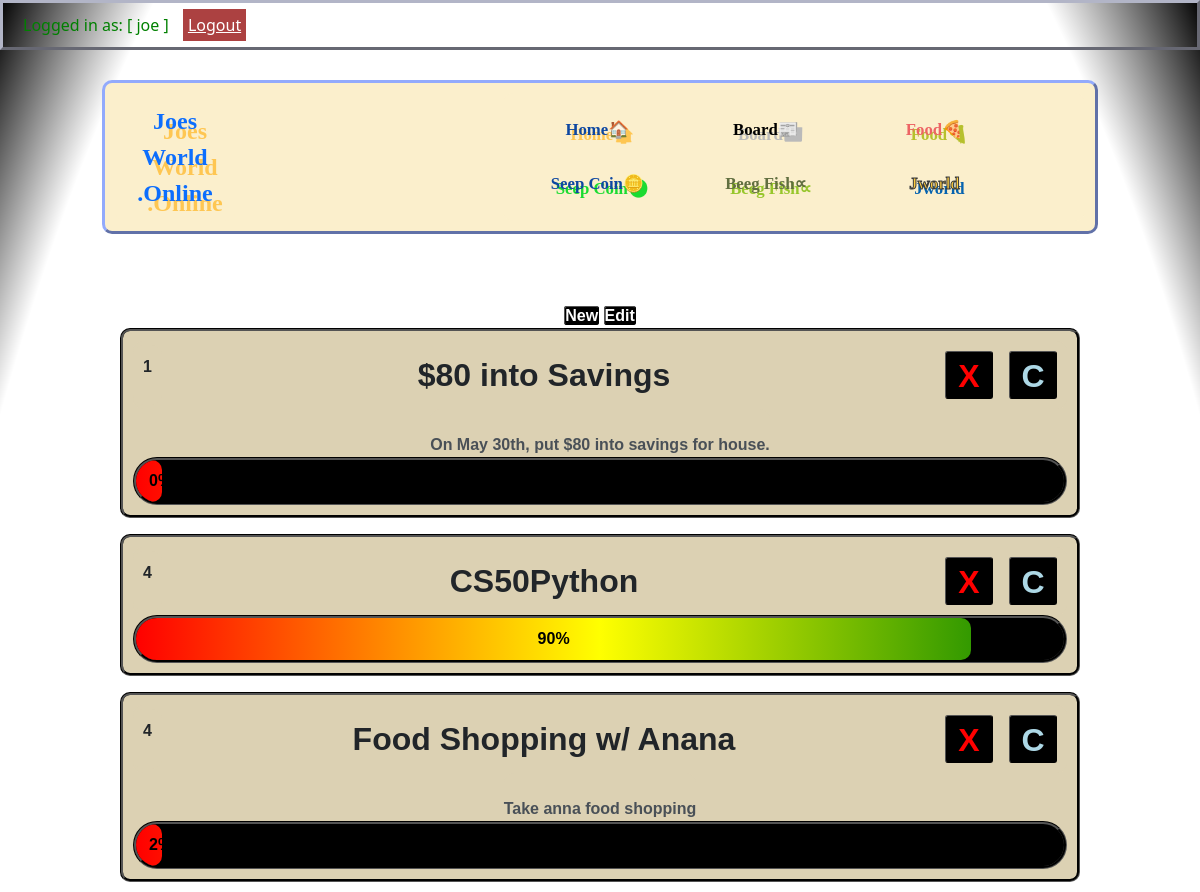
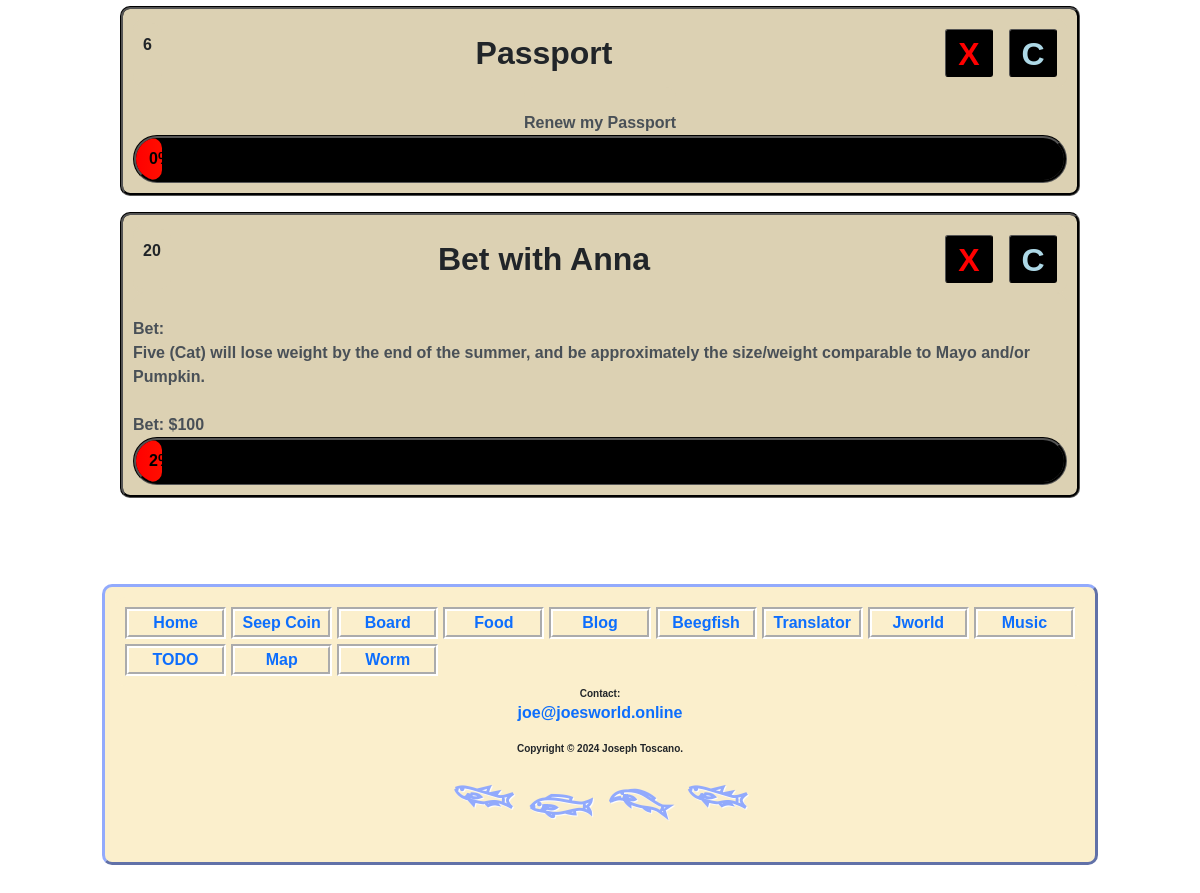
The app's page /todo (signed in) with its own data (2 pictures, top to bottom).
### myapp/models.py (models this page shows, shortened)
class todo(models.Model):
    name = models.CharField(max_length=100, blank=True)
    timestamp = models.DateTimeField(auto_now_add=True)
    position = models.PositiveIntegerField()
    description = models.TextField(blank=True)  # Changed to TextField
    progress = models.IntegerField(default=0, blank=True)

### myapp/views.py (the view)
# urls.py: path("todo", views.todo_view, name="todo"),
def todo_view(request):
    if request.user.is_authenticated:
        if request.user.username == 'joe':
            todo_list = todo.objects.all().order_by('position')
            return render(request, "todo.html", {'todo_list': todo_list})
        else:
            message = "Only Joe can see this"
            return custom_404_view(request, message)
    else:
        message = "You must be logged in to view this page"
        return custom_404_view(request, message)

### myapp/templates/todo.html (shortened to what this page needs)
{% extends "template.html" %}
{% block content %}
{% load static %}
<div class="content-large-fill">
    <a href="admin/myapp/todo/add" class="todo-top-button">New</a>
    <a href="admin/myapp/todo" class="todo-top-button">Edit</a>
    {% for todo in todo_list %}
        <div class="todo-object">
            <div class="todo-header">
                <div class="todo-name">
                    <strong><a>{{ todo.name }}</a></strong>
                    <a href="admin/myapp/todo/{{todo.id}}/change" class="todo-change">C</a>
                    <a href="admin/myapp/todo/{{todo.id}}/delete"  class="todo-delete">X</a>
                </div>
                <div class="todo-position">
                    <p>{{ todo.position }}</p>
                </div>
            </div>
{% if todo.description %}
<div class="alert alert-dark todo-description" role="alert">
{{ todo.description }}
</div>
{% endif %}
            <div class="progress-bar">
                <div class="progress-bar-fill" style="width: {{ todo.progress }}%;">
                    <p style="color: black !important; position: relative;">{{ todo.progress }}%</p>
                </div>
            </div>
        </div>
    {% endfor %}
</div>
{% endblock %}

### myapp/templates/template.html (shortened to what this page needs)
{% load static %}
<!DOCTYPE html>
<html>
<head>
    <link href="https://cdn.jsdelivr.net/npm/bootstrap@5.3.2/dist/css/bootstrap.min.css" rel="stylesheet">
    <link rel="stylesheet" href="{% static 'css/main.css' %}?v=7">
</head>
<body>
    <div class="header-login">
            {% if user.is_authenticated %}
            <a style="color:green;">Logged in as: [ {{ request.user }} ] </a>
            <a href="{% url 'logout' %}" style="color: white;" id="logoutBtn">Logout</a>
            <a href="{% url 'account' %}" style="color: white;">My Account</a>
            {% else %}
            <a href="{% url 'login' %}" style="color: white;">Login</a>
            <a href="{% url 'register_user' %}" style="color: white;">Register</a>
            {% endif%}
    </div>
    <center>
        <div class="container">
            <div class="header">
                <div id="header-logo">
                    <a href="/" target="_top">
                        <span>Joes World .Online</span>
                    </a>
                </div>
                <div class="header-content">
                    <a href="/" class="header-link" style="color: #0D47A1; text-shadow: 5px 5px 0px #fec652;" target="_top">Home🏠</a>
                    <a href="/board" class="header-link" style="color: black; text-shadow: 5px 5px 0px #BABABA;" target="_top">Board📰</a>
                    <a href="/food" class="header-link" style="color: #ED6464; text-shadow: 5px 5px 0px #B6C02D;" target="_top">Food🍕</a>
                    <a href="/seepcoin" class="header-link" style="color: #0D47A1; text-shadow: 5px 5px 0px #1adb31;" target="_top">Seep Coin🪙</a>
                    <a href="https://www.beeg.fish/pages/beegfish" class="header-link" style="color: #616F40; text-shadow: 5px 5px 0px #97C62C;" target="_top">Beeg Fish∝</a>
                    <a href="/jworld" class="header-link" style="color: #FECC3F; text-shadow: 5px 5px 0px #0663AF; -webkit-text-stroke: 1px #393B3C; text-stroke: 1px #393B3C;" target="_top">Jworld</a>
                </div>
            </div>
                {% block content %}
                {% endblock %}
                <div class="footer">
                    <center>
                    <div class="footer-links">
                        <a class="link-offset-2 link-offset-3-hover link-underline link-underline-opacity-0 link-underline-opacity-75-hover" href="{% url 'home' %}">Home</a>
                        <a class="link-offset-2 link-offset-3-hover link-underline link-underline-opacity-0 link-underline-opacity-75-hover" href="{% url 'seepcoin' %}">Seep Coin</a>
                        <a class="link-offset-2 link-offset-3-hover link-underline link-underline-opacity-0 link-underline-opacity-75-hover" href="{% url 'board' %}">Board</a>
                        <a class="link-offset-2 link-offset-3-hover link-underline link-underline-opacity-0 link-underline-opacity-75-hover" href="{% url 'foodpage' %}">Food</a>
                        <a class="link-offset-2 link-offset-3-hover link-underline link-underline-opacity-0 link-underline-opacity-75-hover" href="{% url 'blog' %}">Blog</a>
                        <a class="link-offset-2 link-offset-3-hover link-underline link-underline-opacity-0 link-underline-opacity-75-hover" href="https://beeg.fish">Beegfish</a>
                        <a class="link-offset-2 link-offset-3-hover link-underline link-underline-opacity-0 link-underline-opacity-75-hover" href="{% url 'translator' %}">Translator</a>
                        <a class="link-offset-2 link-offset-3-hover link-underline link-underline-opacity-0 link-underline-opacity-75-hover" href="{% url 'jworld' %}">Jworld</a>
                        <a class="link-offset-2 link-offset-3-hover link-underline link-underline-opacity-0 link-underline-opacity-75-hover" href="{% url 'music' %}">Music</a>
                        <a class="link-offset-2 link-offset-3-hover link-underline link-underline-opacity-0 link-underline-opacity-75-hover" href="{% url 'todo' %}">TODO</a>
                        <a class="link-offset-2 link-offset-3-hover link-underline link-underline-opacity-0 link-underline-opacity-75-hover" href="{% url 'mapdirect' %}">Map</a>
                        <a class="link-offset-2 link-offset-3-hover link-underline link-underline-opacity-0 link-underline-opacity-75-hover" href="{% url 'worm/main' %}">Worm</a>
                    </div>
                    <p>Contact: <a href="mailto:joe@joesworld.online" class="email-link" style="width: 15rem;">joe@joesworld.online</a></p>
                    <p>Copyright &copy; {% now 'Y' %} Joseph Toscano.</p>
                    <p class="fish" onclick="animateFish()">𓆝 𓆟 𓆞 𓆝</p>
                </center>
                </div>
        </div>
    </center>
</body>
</html>

### myapp/static/css/main.css (style rules this page uses)
body { margin: 0; background-image: url('../jpg/background_4.jpeg?v=2'); image-rendering: pixelated; background-size: 14rem; transition: all 1s ease; }
body::before { content: ""; position: fixed; top: 0; left: 0; width: 100%; height: 100%; background: radial-gradient(ellipse at center, rgba(0,0,0,0%) 80%, rgba(0,0,0,0%) 88%, rgba(0,0,0,100%) 100%); pointer-events: none; background-size: auto; image-rendering: pixelated; z-index: -1; }
.container { max-width: 1900px; height: 2100%; min-height: 80%; font-family: 'quicksand', sans-serif; font-weight: bold; font-size: 20px; display: grid; grid-template-columns: repeat(3, 2fr); box-sizing: border-box; padding-top: 5rem !important; }
.container div { background: #fbefcc; padding: 10px; border: 3px outset #92AAFC; border-radius: 10px; }
.header { display: flex; justify-content: center; align-items: center; grid-column-start: 1; grid-column-end: 4; font-family: daydream; font-weight: bold; font-size: 20px; text-shadow: 10px 10px 0px #fec652; grid-row-start: 1; grid-row-end: 2; position: relative; }
.footer { grid-column: 1 / span 3; background: snow; padding: 10px; border: 3px solid lightsteelblue; height: fit-content; }
.content-large-fill { grid-row-start: 2; grid-row-end: 3; grid-column-start: 1; grid-column-end: 4; }
.header-content { display: grid; grid-template-columns: repeat(3, 30%); align-items: center; height: 100%; overflow: hidden; font-family: daydream; top: 20%; width: 60%; font-size: 60%; border: none !important; }
.header-content a { display: block; color: #000; text-decoration: none; }
:root { --gold: #ffb338; --light-shadow: #77571d; --dark-shadow: #3e2904; }
.header { display: flex; justify-content: center; align-items: center; grid-column-start: 1; grid-column-end: 4; font-family: daydream; font-weight: bold; font-size: 20px; text-shadow: 10px 10px 0px #fec652; grid-row-start: 1; grid-row-end: 2; }
#header-logo { font-family: daydream; color: #0D47A1; text-shadow: 10px 10px 0px #fec652; font-size: clamp( .8em, 2vw, 1.5rem); text-decoration: none; width: 120px; will-change: transform; border: none; margin-right: auto; }
#header-logo a { display: inline-block; text-decoration: none; }
.header-link { font-size: clamp( .8em, 1.2vw, 1.5rem); }
@media only screen and (min-width: 0px) { .container { width: 100%; grid-template-rows: 0.05fr 1fr 1fr 0.5fr; grid-column-gap: 1%; grid-row-gap: 1%; } }
@media only screen and (min-width: 800px) { .footer { display: unset; } }
@media only screen and (min-width: 800px) { .header-content a { font-size: 140%; } }
@media only screen and (min-width: 800px) { .container { width: 100%; grid-template-rows: 0.2fr 1fr 1fr 0fr; grid-column-gap: 3%; grid-row-gap: 3%; padding-top: 3%; grid-template-rows: 0.05fr 1fr 1fr 0.5fr; font-size: 12px; } }
@media only screen and (min-width: 1000px) { .container { width: 95%; grid-column-gap: 60px; grid-row-gap: 60px; padding-top: 50px; grid-template-rows: 0.05fr 1fr 1fr 0.5fr; font-size: 14px; } }
@media only screen and (min-width: 1000px) { .footer { display: unset; } }
@media only screen and (min-width: 1200px) { .container { width: 85%; grid-column-gap: 60px; grid-row-gap: 60px; padding-top: 50px; grid-template-rows: 0.05fr 1fr 1fr 0.5fr; font-size: 16px; } }
@media only screen and (min-width: 1200px) { .footer { display: unset; } }
#logoutBtn { width: 100%; background-color: rgb(172, 65, 65); color: white; padding: 5px; margin: 10px; border: none; cursor: pointer; }

### myapp/templates/template.html (style rules this page uses)
.footer { text-align: center; }
.footer-links { display: grid; grid-template-columns: repeat(auto-fit, minmax(100px, 2fr)); gap: 5px; text-align: center; border: none !important; }
.footer a { border: .3rem white groove; display: flex; align-items: center; justify-content: center; text-decoration: none; height: 100%; transition: background-color 0.3s ease; font-size: 1rem; }
.footer p { font-size: 10px; }
.email-link { border: none !important; }

### records on screen
todo: name "$80 into Savings", position "1", description "On May 30th, put $80 into savings for house.", progress "0"
todo: name "CS50Python", position "4", progress "90"
todo: name "Food Shopping w/ Anana", position "4", description "Take anna food shopping", progress "2"
todo: name "Passport", position "6", description "Renew my Passport", progress "0"
todo: name "Bet with Anna", position "20", description "Bet: Five (Cat) will lose weight by the end of the summer, and be approximately the size/weight comparable to Mayo and/or Pumpkin. Bet: $100", progress "2"

### other values on screen
{{ request.user }} "joe"
